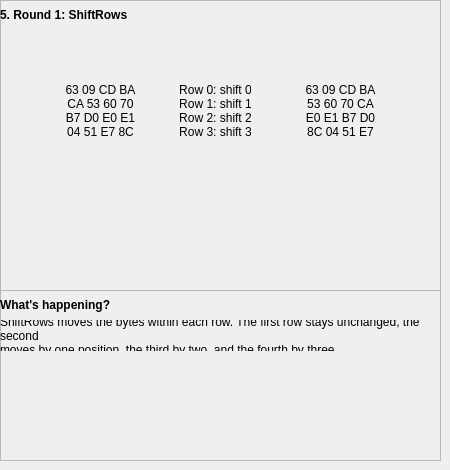
        <widget class="QWidget" name="pg_eaespg5">
         <widget class="QFrame" name="fr_eaeswh5">
          <property name="geometry">
           <rect>
            <x>0</x>
            <y>290</y>
            <width>441</width>
            <height>171</height>
           </rect>
          </property>
          <property name="frameShape">
           <enum>QFrame::StyledPanel</enum>
          </property>
          <property name="frameShadow">
           <enum>QFrame::Raised</enum>
          </property>
          <widget class="QLabel" name="lbl_eaeswh5_ex">
           <property name="geometry">
            <rect>
             <x>0</x>
             <y>30</y>
             <width>441</width>
             <height>31</height>
            </rect>
           </property>
           <property name="text">
            <string>ShiftRows moves the bytes within each row. The first row stays unchanged, the second
moves by one position, the third by two, and the fourth by three.</string>
           </property>
           <property name="wordWrap">
            <bool>true</bool>
           </property>
          </widget>
          <widget class="QLabel" name="lbl_eaeswh5_wh">
           <property name="geometry">
            <rect>
             <x>0</x>
             <y>0</y>
             <width>211</width>
             <height>31</height>
            </rect>
           </property>
           <property name="text">
            <string>&lt;html&gt;&lt;head/&gt;&lt;body&gt;&lt;p&gt;&lt;span style=&quot; font-size:9pt; font-weight:600;&quot;&gt;What's happening?&lt;/span&gt;&lt;/p&gt;&lt;/body&gt;&lt;/html&gt;</string>
           </property>
           <property name="alignment">
            <set>Qt::AlignLeading|Qt::AlignLeft|Qt::AlignVCenter</set>
           </property>
          </widget>
         </widget>
         <widget class="QFrame" name="fr_eaesmn5">
          <property name="geometry">
           <rect>
            <x>0</x>
            <y>0</y>
            <width>441</width>
            <height>291</height>
           </rect>
          </property>
          <property name="frameShape">
           <enum>QFrame::StyledPanel</enum>
          </property>
          <property name="frameShadow">
           <enum>QFrame::Raised</enum>
          </property>
          <widget class="QLabel" name="lbl_eaesmn5_sr">
           <property name="geometry">
            <rect>
             <x>0</x>
             <y>0</y>
             <width>221</width>
             <height>31</height>
            </rect>
           </property>
           <property name="text">
            <string>&lt;html&gt;&lt;head/&gt;&lt;body&gt;&lt;p&gt;&lt;span style=&quot; font-size:9pt; font-weight:600;&quot;&gt;5. Round 1: ShiftRows&lt;/span&gt;&lt;/p&gt;&lt;/body&gt;&lt;/html&gt;</string>
           </property>
           <property name="alignment">
            <set>Qt::AlignLeading|Qt::AlignLeft|Qt::AlignVCenter</set>
           </property>
          </widget>
          <widget class="QLabel" name="lbl_eaesmn5_st">
           <property name="geometry">
            <rect>
             <x>0</x>
             <y>80</y>
             <width>201</width>
             <height>61</height>
            </rect>
           </property>
           <property name="text">
            <string>63 09 CD BA
CA 53 60 70
B7 D0 E0 E1
04 51 E7 8C</string>
           </property>
           <property name="alignment">
            <set>Qt::AlignCenter</set>
           </property>
          </widget>
          <widget class="QLabel" name="lbl_eaesmn5_nst">
           <property name="geometry">
            <rect>
             <x>240</x>
             <y>80</y>
             <width>201</width>
             <height>61</height>
            </rect>
           </property>
           <property name="text">
            <string>63 09 CD BA
53 60 70 CA
E0 E1 B7 D0
8C 04 51 E7</string>
           </property>
           <property name="alignment">
            <set>Qt::AlignCenter</set>
           </property>
          </widget>
          <widget class="QLabel" name="lbl_eaesmn5_rsh">
           <property name="geometry">
            <rect>
             <x>180</x>
             <y>80</y>
             <width>71</width>
             <height>61</height>
            </rect>
           </property>
           <property name="text">
            <string>Row 0: shift 0
Row 1: shift 1
Row 2: shift 2
Row 3: shift 3</string>
           </property>
           <property name="alignment">
            <set>Qt::AlignCenter</set>
           </property>
          </widget>
         </widget>
        </widget>
